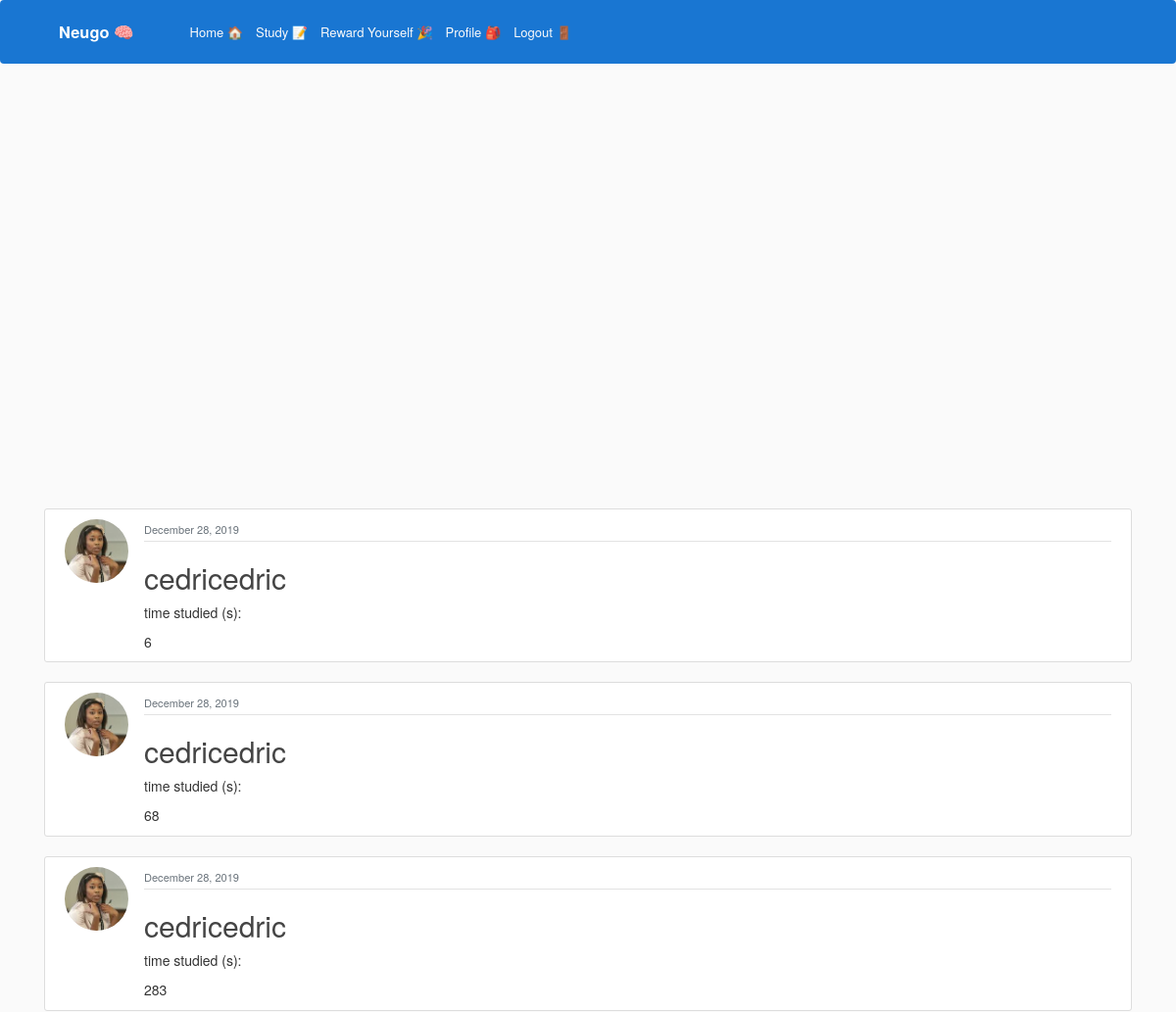
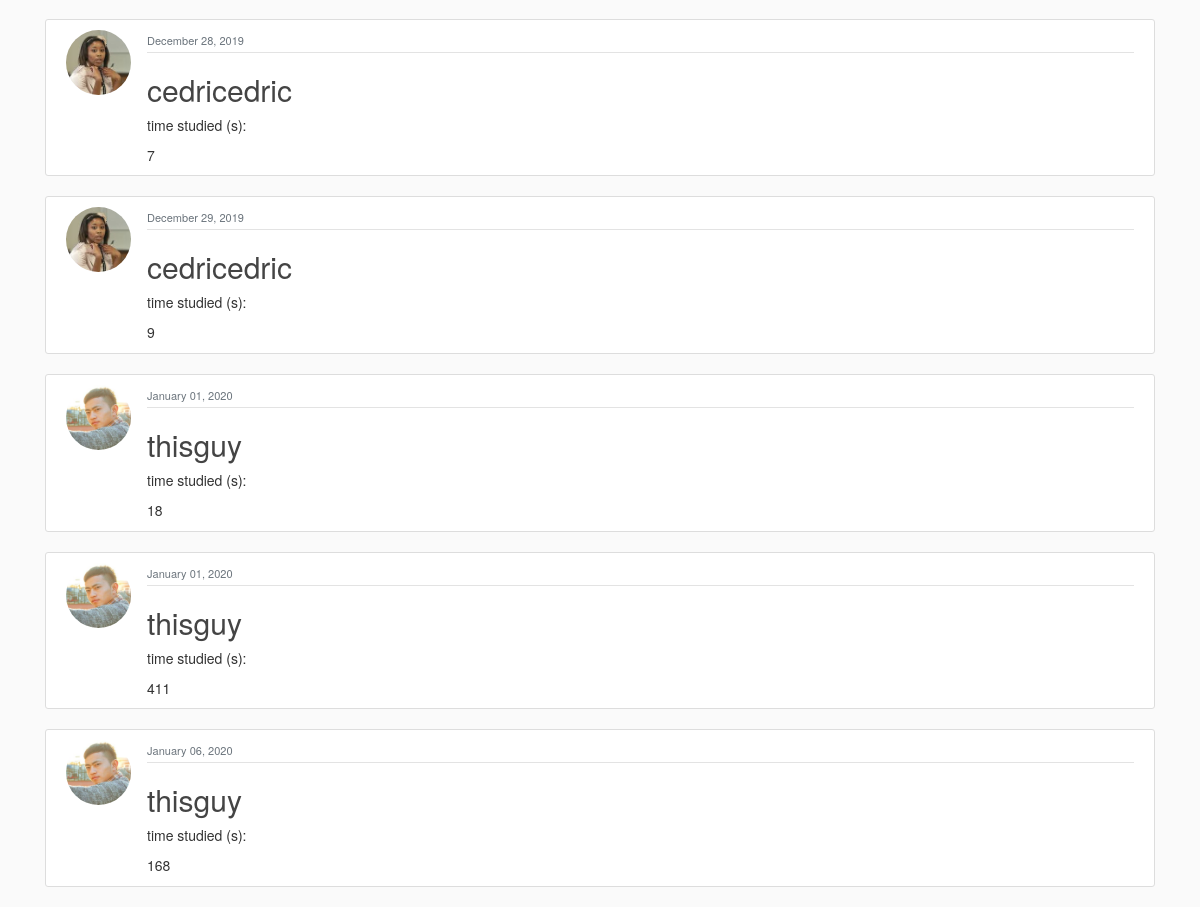
Screenshot of /rewards/purchase_rewards/go_home/ (signed in) with the database file from the repository (2 pictures, top to bottom).
### blog/models.py (models this page shows, shortened)
class Post(models.Model):
    objects = models.Manager()
    title = "title" #models.CharField(max_length=100)
    time_studied = models.IntegerField(default=20)
    date_posted = models.DateTimeField(default=timezone.now)
    author = models.ForeignKey(User, on_delete=models.CASCADE)

### users/models.py (models this page shows, shortened)
class Profile(models.Model):
    user = models.OneToOneField(User, on_delete=models.CASCADE)
    profile_pictures = [
        "asian_student.jpeg",
        "black_and_white_photo.jpg",
        "college_student.jpeg",
        "girl_looking_sideways.jpg",
        "nerdy_guy.jpg",
        "science_student.jpeg",
        "student_sitting_on_grass.jpg",
    ]
    for i in range(len(profile_pictures)):
        profile_pictures[i] = "potential_pics/" + profile_pictures[i]
    image = models.ImageField(
        default=random.choice(profile_pictures), upload_to="profile_pics"
    )
    wallet_points = models.BigIntegerField(default=0)
    university = models.CharField(default="", max_length=35)
    subject = models.CharField(default="", max_length=35)

### blog/views.py (the view)
# urls.py: path('', PostListView.as_view(), name='blog-home'),
def home(request):
    context = {"posts": Post.objects.all()}
    return render(request, "blog/home.html", context)

### blog/templates/blog/home.html (shortened to what this page needs)
{% extends "blog/base.html" %}
{% block content %}
<head>
</head>
    {% for post in posts %}
        <article class="media content-section" >
          <img class="rounded-circle article-img" src="{{ post.author.profile.image.url }}">
          <div class="media-body">
            <div class="article-metadata">
              <small class="text-muted">{{ post.date_posted|date:"F d, Y" }}</small>
            </div>
            <h2><a class="article-title" href="{% url 'post-detail' post.id %}">{{ post.author }}</a></h2>
            <p> time studied (s): </p>
              <p class="article-content">{{ post.time_studied }}</p>
            </div>
        </article>
    {% endfor %}
{% endblock content %}

### static/blog/main1.css (style rules this page uses)
body { background: #fafafa; color: #333333; }
h1, h2, h3, h4, h5, h6 { color: #444444; }
.content-section { background: #ffffff; padding: 10px 20px; border: 1px solid #dddddd; border-radius: 3px; margin-bottom: 20px; }
.article-title { color: #444444; }
.article-content { white-space: pre-line; }
.article-img { height: 65px; width: 65px; margin-right: 16px; }
.article-metadata { padding-bottom: 1px; margin-bottom: 4px; border-bottom: 1px solid #e3e3e3 }

### static/css/timernew.css (style rules this page uses)
body { background: #fafafa; color: #333333; margin-top: 5rem; }

### rows the page displays
Post: author.profile.image (picture), date_posted "December 28, 2019", author "cedricedric", time_studied "6"
Post: author.profile.image (picture), date_posted "December 28, 2019", author "cedricedric", time_studied "68"
Post: author.profile.image (picture), date_posted "December 28, 2019", author "cedricedric", time_studied "283"
Post: author.profile.image (picture), date_posted "December 28, 2019", author "cedricedric", time_studied "7"
Post: author.profile.image (picture), date_posted "December 29, 2019", author "cedricedric", time_studied "9"
Post: author.profile.image (picture), date_posted "January 01, 2020", author "thisguy", time_studied "18"
Post: author.profile.image (picture), date_posted "January 01, 2020", author "thisguy", time_studied "411"
Post: author.profile.image (picture), date_posted "January 06, 2020", author "thisguy", time_studied "168"
